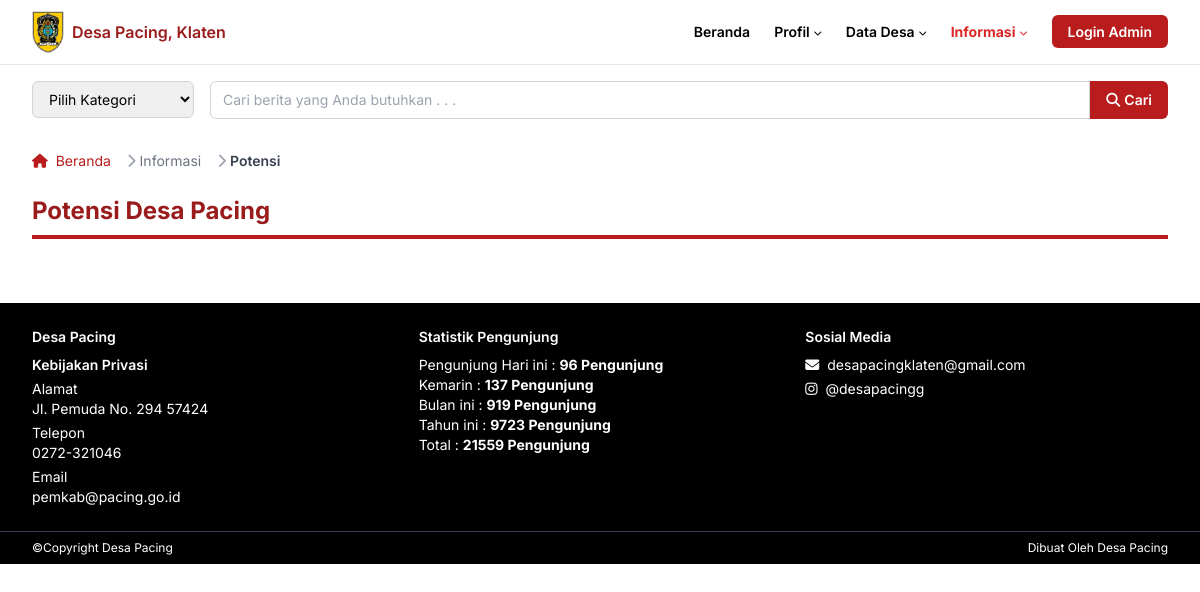
The page /potensi.php on the database as committed earlier.
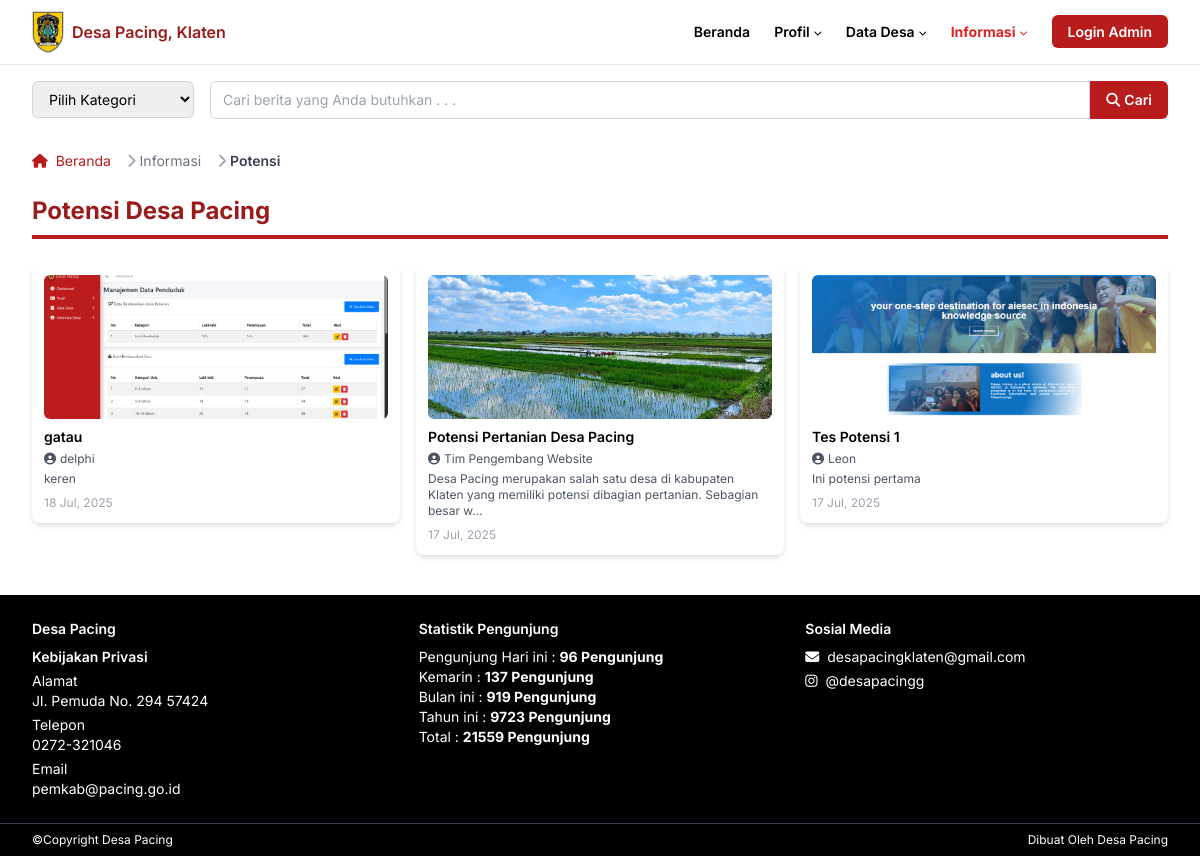
The same page on the database as committed later.
### tables this page shows
CREATE TABLE `potensi` (
  `id` int(11) NOT NULL,
  `judul` varchar(255) NOT NULL,
  `deskripsi` text NOT NULL,
  `gambar` varchar(255) DEFAULT NULL,
  `tanggal` datetime NOT NULL DEFAULT current_timestamp(),
  `penulis` varchar(100) NOT NULL DEFAULT 'Admin'
);

### potensi.php (the view, shortened to what the changed rows need)
<?php
include 'php/db.php';
$result = $konek->query("SELECT * FROM potensi ORDER BY tanggal DESC");
?>
<html class="scroll-smooth" lang="id">
  <head>
    <script src="https://cdn.tailwindcss.com"></script>
    <link
      href="https://cdnjs.cloudflare.com/ajax/libs/font-awesome/5.15.3/css/all.min.css"
      rel="stylesheet"
    />
    <link href="css/style.css" rel="stylesheet" />
  </head>
  <body class="bg-white text-black">
    <main class="max-w-[1280px] mx-auto px-4 sm:px-6 lg:px-8">
      <section aria-labelledby="berita-title" class="mt-6 space-y-4">
         <div class="grid grid-cols-1 sm:grid-cols-2 lg:grid-cols-3 gap-4">
          <?php while ($row = $result->fetch_assoc()): ?>
            <a href="detail_potensi.php?id=<?php echo $row['id']; ?>" class="block hover:shadow-lg transition">
              <article class="bg-white rounded-lg shadow-md p-3 flex flex-col">
                <img
                  alt="<?php echo htmlspecialchars($row['judul']); ?>"
                  class="rounded-md mb-2 object-cover w-full h-40 sm:h-36"
                  height="200"
                  loading="lazy"
                  src="assets/<?php echo htmlspecialchars($row['gambar']); ?>"
                  width="400"
                />
                <h3 class="font-semibold text-xs sm:text-sm mb-1 leading-tight">
                  <?php echo htmlspecialchars($row['judul']); ?>
                </h3>
                <div class="flex items-center text-gray-600 text-[10px] sm:text-xs mb-1 space-x-1">
                  <i class="fas fa-user-circle"></i>
                  <span><?php echo htmlspecialchars($row['penulis']); ?></span>
                </div>
                <p class="text-gray-600 text-[9px] sm:text-xs mb-2 line-clamp-3">
                  <?php echo htmlspecialchars(mb_strimwidth(strip_tags($row['deskripsi']), 0, 120, '...')); ?>
                </p>
                <time class="text-gray-400 text-[9px] sm:text-xs" datetime="<?php echo htmlspecialchars($row['tanggal']); ?>">
                  <?php echo date('j M, Y', strtotime($row['tanggal'])); ?>
                </time>
              </article>
            </a>
          <?php endwhile; ?>
        </div>
      </section>
    </main>
  </body>

Rows that differ between the two databases and show on the page:
added potensi: gambar (picture), judul "gatau", penulis "delphi", deskripsi "keren", tanggal "18 Jul, 2025"
added potensi: gambar (picture), judul "Potensi Pertanian Desa Pacing", penulis "Tim Pengembang Website", deskripsi "Desa Pacing merupakan salah satu desa di kabupaten Klaten yang memiliki potensi dibagian pertanian. Sebagian besar w...", tanggal "17 Jul, 2025"
added potensi: gambar (picture), judul "Tes Potensi 1", penulis "Leon", deskripsi "Ini potensi pertama", tanggal "17 Jul, 2025"
